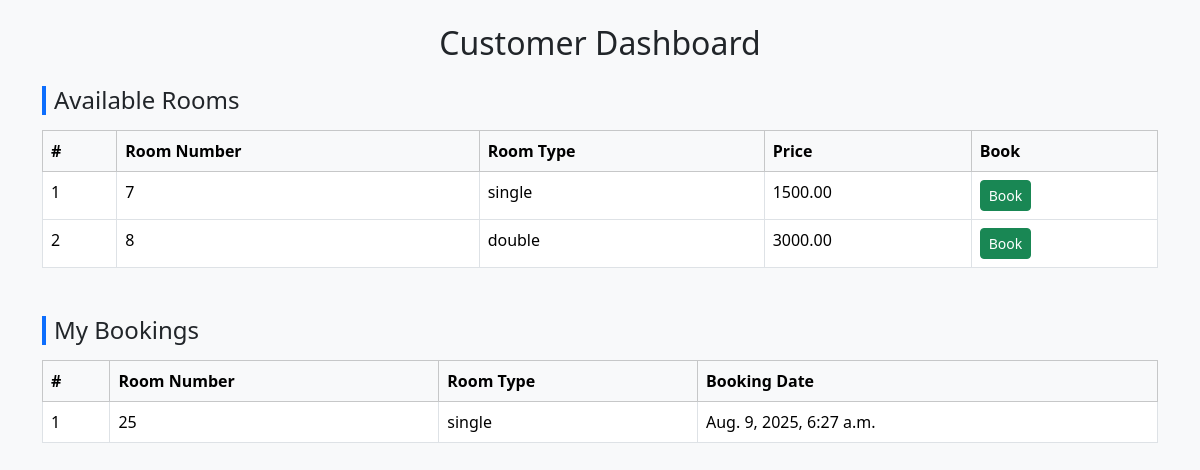
The app's page /customer/dashboard/ (signed in) with its own data.
### hotel_app/models.py (models this page shows, shortened)
class Room(models.Model):
    ROOM_TYPES = [
        ('single', 'Single'),
        ('double', 'Double'),
        ('suite', 'Suite'),
    ]
    room_number = models.CharField(max_length=10, unique=True)
    room_type = models.CharField(max_length=10, choices=ROOM_TYPES)
    is_available = models.BooleanField(default=True)
    price_per_night = models.DecimalField(max_digits=7, decimal_places=2)

class Booking(models.Model):
    customer = models.ForeignKey(Customer, on_delete=models.CASCADE)
    room = models.ForeignKey(Room, on_delete=models.CASCADE)
    check_in = models.DateField(null=True, blank=True)
    check_out = models.DateField(null=True, blank=True)
    booking_date = models.DateTimeField(default=timezone.now)
    is_checked_in = models.BooleanField(default=False)
    is_checked_out = models.BooleanField(default=False)

### hotel_app/views.py (the view)
# urls.py: path('customer/dashboard/', views.customer_dashboard, name='customer_dashboard'),
@login_required
def customer_dashboard(request):
    customer_profile, created = Customer.objects.get_or_create(user=request.user)
    available_rooms = Room.objects.filter(is_available=True)
    my_bookings = Booking.objects.filter(customer=customer_profile)
    return render(request, 'hotel_app/customer_dashboard.html', {
        'available_rooms': available_rooms,
        'my_bookings': my_bookings
    })

### hotel_app/templates/hotel_app/customer_dashboard.html (shortened to what this page needs)
<!DOCTYPE html>
<html lang="en">
<head>
    <link href="https://cdn.jsdelivr.net/npm/bootstrap@5.3.3/dist/css/bootstrap.min.css" rel="stylesheet">
</head>
<body>
<div class="container py-4">
    <h2 class="text-center mb-4">Customer Dashboard</h2>
    <div class="mb-5">
        <h4 class="section-title">Available Rooms</h4>
        <table class="table table-bordered table-hover">
            <thead class="table-light">
                <tr>
                    <th>#</th>
                    <th>Room Number</th>
                    <th>Room Type</th>
                    <th>Price</th>
                    <th>Book</th>
                </tr>
            </thead>
            <tbody>
                {% for room in available_rooms %}
                <tr>
                    <td>{{ forloop.counter }}</td>
                    <td>{{ room.room_number }}</td>
                    <td>{{ room.room_type }}</td>
                    <td>{{ room.price_per_night }}</td>
                    <td>
                        <form method="POST" action="{% url 'book_room' room.id %}">
                            <button type="submit" class="btn btn-sm btn-success">Book</button>
                        </form>
                    </td>
                </tr>
                {% empty %}
                <tr><td colspan="5" class="text-center">No available rooms.</td></tr>
                {% endfor %}
            </tbody>
        </table>
    </div>
    <div>
        <h4 class="section-title">My Bookings</h4>
        <table class="table table-bordered table-hover">
            <thead class="table-light">
                <tr>
                    <th>#</th>
                    <th>Room Number</th>
                    <th>Room Type</th>
                    <th>Booking Date</th>
                </tr>
            </thead>
            <tbody>
                {% for booking in my_bookings %}
                <tr>
                    <td>{{ forloop.counter }}</td>
                    <td>{{ booking.room.room_number }}</td>
                    <td>{{ booking.room.room_type }}</td>
                    <td>{{ booking.booking_date }}</td>
                </tr>
                {% empty %}
                <tr><td colspan="4" class="text-center">No bookings found.</td></tr>
                {% endfor %}
            </tbody>
        </table>
    </div>
</div>
</body>
</html>

### hotel_app/templates/hotel_app/customer_dashboard.html (style rules this page uses)
body { background-color: #f8f9fa; }
.section-title { border-left: 4px solid #0d6efd; padding-left: 8px; margin-bottom: 15px; }

### records on screen
Room: room_number "7", room_type "single", price_per_night "1500.00"
Room: room_number "8", room_type "double", price_per_night "3000.00"
Booking: room.room_number "25", room.room_type "single", booking_date "Aug. 9, 2025, 6:27 a.m."
